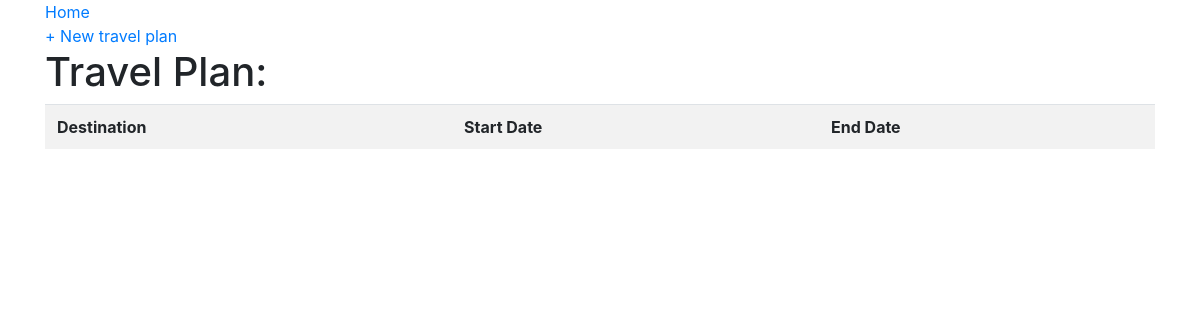
/, run on an earlier commit of the app's database.
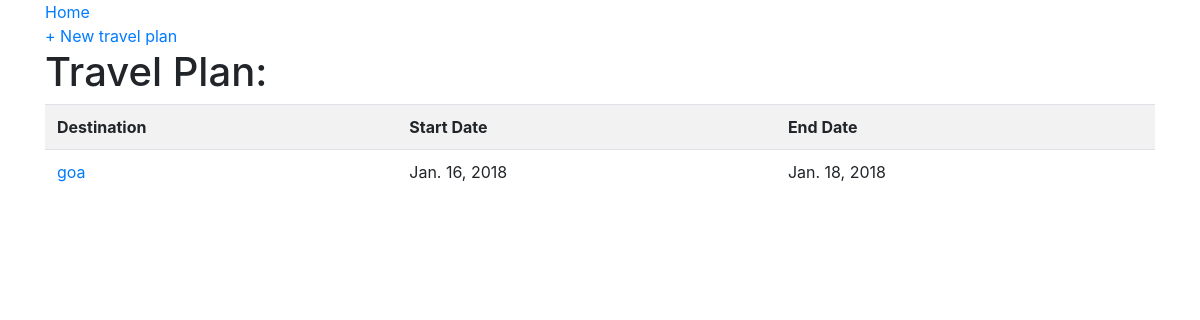
And on a later commit of the database.
### home/models.py (models this page shows, shortened)
class Travel(models.Model):
    destination = models.TextField()
    start_date = models.DateField()
    end_date = models.DateField()
    user_id = models.ForeignKey(
        'auth.User',
        on_delete=models.CASCADE,
    )

### home/views.py (the view)
# urls.py: path('', views.HomePageView.as_view(), name='home'),
class HomePageView(ListView):
    model = Travel
    template_name = 'travel.html'

### home/templates/travel.html
{% extends 'base.html' %} {% block content %}
<h1>Travel Plan:</h1>
<table class="table table-striped">
  <tr>
    <th>Destination</th>
    <th>Start Date</th>
    <th>End Date</th>
  </tr>
  {% for travel in object_list %}
  <tr>
    <td>
      <a href="{% url 'travel_detail' travel.pk %}">{{travel.destination}}</a>
    </td>
    <td>{{travel.start_date}}</td>
    <td>{{travel.end_date}}</td>
  </tr>
  {% endfor %}
</table>
{% endblock content %}

What changed in the data, as far as the page shows it:
added Travel: destination "goa", start_date "Jan. 16, 2018", end_date "Jan. 18, 2018"
